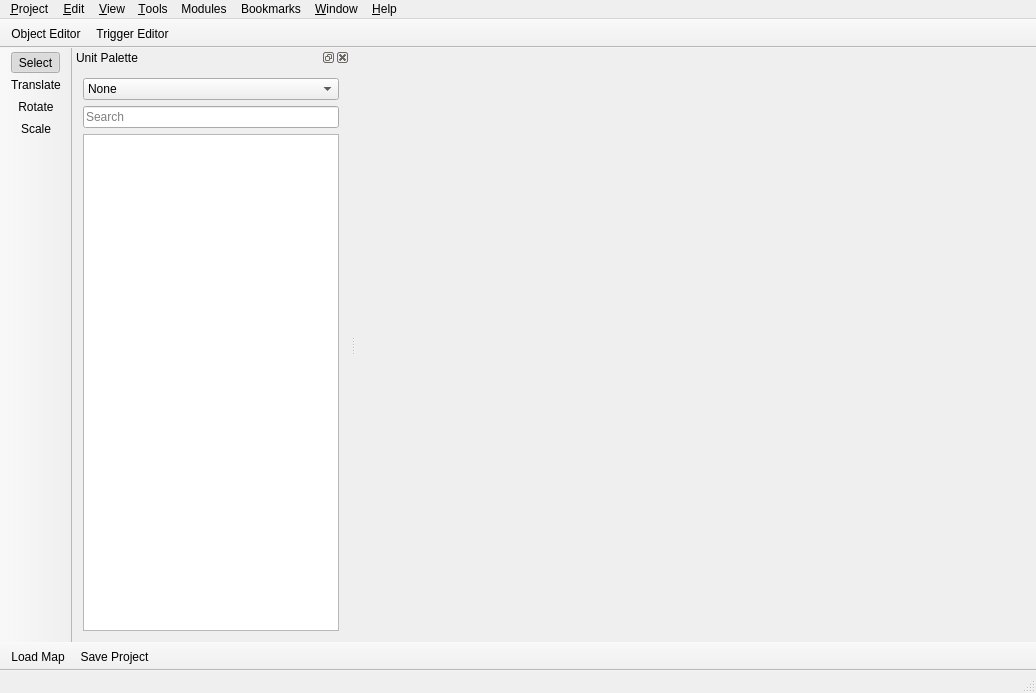
<?xml version="1.0" encoding="UTF-8"?>
<ui version="4.0">
 <class>MainWindow</class>
 <widget class="QMainWindow" name="MainWindow">
  <property name="geometry">
   <rect>
    <x>0</x>
    <y>0</y>
    <width>1036</width>
    <height>693</height>
   </rect>
  </property>
  <property name="windowTitle">
   <string>WoW++ Editor</string>
  </property>
  <property name="windowIcon">
   <iconset resource="../qrc/editor.qrc">
    <normaloff>:/ico101.ico</normaloff>:/ico101.ico</iconset>
  </property>
  <property name="styleSheet">
   <string notr="true"/>
  </property>
  <property name="iconSize">
   <size>
    <width>16</width>
    <height>16</height>
   </size>
  </property>
  <property name="tabShape">
   <enum>QTabWidget::Rounded</enum>
  </property>
  <property name="dockNestingEnabled">
   <bool>true</bool>
  </property>
  <property name="dockOptions">
   <set>QMainWindow::AllowNestedDocks|QMainWindow::AllowTabbedDocks|QMainWindow::AnimatedDocks|QMainWindow::VerticalTabs</set>
  </property>
  <property name="unifiedTitleAndToolBarOnMac">
   <bool>false</bool>
  </property>
  <widget class="QWidget" name="centralWidget">
   <layout class="QVBoxLayout" name="verticalLayout">
    <property name="leftMargin">
     <number>0</number>
    </property>
    <property name="topMargin">
     <number>0</number>
    </property>
    <property name="rightMargin">
     <number>0</number>
    </property>
    <property name="bottomMargin">
     <number>0</number>
    </property>
    <item>
     <widget class="QWidget" name="renderWidget" native="true"/>
    </item>
   </layout>
  </widget>
  <widget class="QMenuBar" name="menuBar">
   <property name="geometry">
    <rect>
     <x>0</x>
     <y>0</y>
     <width>1036</width>
     <height>21</height>
    </rect>
   </property>
   <property name="styleSheet">
    <string notr="true"/>
   </property>
   <widget class="QMenu" name="menu_Project">
    <property name="tearOffEnabled">
     <bool>false</bool>
    </property>
    <property name="title">
     <string>&amp;Project</string>
    </property>
    <property name="separatorsCollapsible">
     <bool>true</bool>
    </property>
    <addaction name="actionLoadMap"/>
    <addaction name="separator"/>
    <addaction name="actionSave"/>
    <addaction name="separator"/>
    <addaction name="separator"/>
    <addaction name="separator"/>
    <addaction name="actionExit"/>
   </widget>
   <widget class="QMenu" name="menu_Edit">
    <property name="tearOffEnabled">
     <bool>false</bool>
    </property>
    <property name="title">
     <string>&amp;Edit</string>
    </property>
    <property name="separatorsCollapsible">
     <bool>true</bool>
    </property>
    <addaction name="actionDelete"/>
   </widget>
   <widget class="QMenu" name="menu_View">
    <property name="tearOffEnabled">
     <bool>false</bool>
    </property>
    <property name="title">
     <string>&amp;View</string>
    </property>
    <addaction name="actionUnit_Palette"/>
   </widget>
   <widget class="QMenu" name="menu_Tools">
    <property name="tearOffEnabled">
     <bool>false</bool>
    </property>
    <property name="title">
     <string>&amp;Tools</string>
    </property>
    <property name="separatorsCollapsible">
     <bool>true</bool>
    </property>
    <addaction name="actionExtractDBC"/>
    <addaction name="actionBuildNav"/>
   </widget>
   <widget class="QMenu" name="menu_Help">
    <property name="tearOffEnabled">
     <bool>false</bool>
    </property>
    <property name="title">
     <string>&amp;Help</string>
    </property>
    <property name="separatorsCollapsible">
     <bool>true</bool>
    </property>
    <addaction name="actionWoW_Editor_Info"/>
   </widget>
   <widget class="QMenu" name="menu_Window">
    <property name="title">
     <string>&amp;Window</string>
    </property>
   </widget>
   <widget class="QMenu" name="menuModules">
    <property name="title">
     <string>Modules</string>
    </property>
    <addaction name="actionObjectEditor"/>
    <addaction name="actionTriggerEditor"/>
   </widget>
   <widget class="QMenu" name="menuBookmarks">
    <property name="title">
     <string>Bookmarks</string>
    </property>
    <addaction name="actionNo_bookmarks"/>
    <addaction name="separator"/>
    <addaction name="actionAdd_Bookmark"/>
    <addaction name="actionManage_Bookmarks"/>
   </widget>
   <addaction name="menu_Project"/>
   <addaction name="menu_Edit"/>
   <addaction name="menu_View"/>
   <addaction name="menu_Tools"/>
   <addaction name="menuModules"/>
   <addaction name="menuBookmarks"/>
   <addaction name="menu_Window"/>
   <addaction name="menu_Help"/>
  </widget>
  <widget class="QStatusBar" name="statusBar">
   <property name="minimumSize">
    <size>
     <width>0</width>
     <height>0</height>
    </size>
   </property>
   <property name="styleSheet">
    <string notr="true"/>
   </property>
  </widget>
  <widget class="QToolBar" name="toolBar">
   <property name="windowTitle">
    <string>toolBar</string>
   </property>
   <property name="movable">
    <bool>false</bool>
   </property>
   <property name="floatable">
    <bool>false</bool>
   </property>
   <attribute name="toolBarArea">
    <enum>TopToolBarArea</enum>
   </attribute>
   <attribute name="toolBarBreak">
    <bool>false</bool>
   </attribute>
   <addaction name="actionObjectEditor"/>
   <addaction name="actionTriggerEditor"/>
  </widget>
  <widget class="QToolBar" name="toolBar_2">
   <property name="windowTitle">
    <string>toolBar_2</string>
   </property>
   <property name="movable">
    <bool>false</bool>
   </property>
   <property name="floatable">
    <bool>false</bool>
   </property>
   <attribute name="toolBarArea">
    <enum>LeftToolBarArea</enum>
   </attribute>
   <attribute name="toolBarBreak">
    <bool>false</bool>
   </attribute>
   <addaction name="actionSelect"/>
   <addaction name="actionTranslate"/>
   <addaction name="actionRotate"/>
   <addaction name="actionScale"/>
  </widget>
  <widget class="QToolBar" name="toolBar_3">
   <property name="windowTitle">
    <string>toolBar_3</string>
   </property>
   <property name="movable">
    <bool>false</bool>
   </property>
   <property name="floatable">
    <bool>false</bool>
   </property>
   <attribute name="toolBarArea">
    <enum>BottomToolBarArea</enum>
   </attribute>
   <attribute name="toolBarBreak">
    <bool>false</bool>
   </attribute>
   <addaction name="actionLoadMap"/>
   <addaction name="actionSave"/>
  </widget>
  <widget class="QDockWidget" name="unitPalette">
   <property name="windowTitle">
    <string>Unit Palette</string>
   </property>
   <attribute name="dockWidgetArea">
    <number>1</number>
   </attribute>
   <widget class="QWidget" name="dockWidgetContents">
    <layout class="QVBoxLayout" name="verticalLayout_2">
     <item>
      <widget class="QComboBox" name="comboBox">
       <item>
        <property name="text">
         <string>None</string>
        </property>
       </item>
       <item>
        <property name="text">
         <string>Units</string>
        </property>
       </item>
       <item>
        <property name="text">
         <string>World Objects</string>
        </property>
       </item>
      </widget>
     </item>
     <item>
      <widget class="QLineEdit" name="unitPaletteFilter">
       <property name="placeholderText">
        <string>Search</string>
       </property>
       <property name="clearButtonEnabled">
        <bool>true</bool>
       </property>
      </widget>
     </item>
     <item>
      <widget class="QTreeView" name="unitPaletteView">
       <property name="alternatingRowColors">
        <bool>true</bool>
       </property>
       <property name="indentation">
        <number>0</number>
       </property>
       <property name="rootIsDecorated">
        <bool>false</bool>
       </property>
       <attribute name="headerVisible">
        <bool>false</bool>
       </attribute>
      </widget>
     </item>
    </layout>
   </widget>
  </widget>
  <action name="actionText">
   <property name="text">
    <string>Text</string>
   </property>
  </action>
  <action name="actionWoW_Editor_Info">
   <property name="text">
    <string>WoW++ Editor Info</string>
   </property>
  </action>
  <action name="actionExit">
   <property name="text">
    <string>E&amp;xit</string>
   </property>
  </action>
  <action name="actionObjectEditor">
   <property name="icon">
    <iconset resource="../qrc/editor.qrc">
     <normaloff>:/Units.png</normaloff>:/Units.png</iconset>
   </property>
   <property name="text">
    <string>Object Editor</string>
   </property>
   <property name="shortcut">
    <string>F6</string>
   </property>
  </action>
  <action name="actionSave">
   <property name="icon">
    <iconset resource="../qrc/editor.qrc">
     <normaloff>:/Save.png</normaloff>:/Save.png</iconset>
   </property>
   <property name="text">
    <string>Save Project</string>
   </property>
  </action>
  <action name="actionLoadMap">
   <property name="icon">
    <iconset resource="../qrc/editor.qrc">
     <normaloff>:/Open.png</normaloff>:/Open.png</iconset>
   </property>
   <property name="text">
    <string>Load Map</string>
   </property>
  </action>
  <action name="actionExtractDBC">
   <property name="text">
    <string>Extract DBC Files</string>
   </property>
  </action>
  <action name="actionBuildNav">
   <property name="text">
    <string>Build Navigation Mesh</string>
   </property>
  </action>
  <action name="actionTriggerEditor">
   <property name="icon">
    <iconset resource="../qrc/editor.qrc">
     <normaloff>:/Trigger.png</normaloff>:/Trigger.png</iconset>
   </property>
   <property name="text">
    <string>Trigger Editor</string>
   </property>
   <property name="toolTip">
    <string>Trigger Editor</string>
   </property>
  </action>
  <action name="actionDelete">
   <property name="text">
    <string>Remove selected object(s)</string>
   </property>
   <property name="shortcut">
    <string>Del</string>
   </property>
  </action>
  <action name="actionUnit_Palette">
   <property name="text">
    <string>Unit Palette</string>
   </property>
  </action>
  <action name="actionNo_bookmarks">
   <property name="text">
    <string>No bookmarks</string>
   </property>
  </action>
  <action name="actionAdd_Bookmark">
   <property name="text">
    <string>Add Current Location to Bookmarks</string>
   </property>
  </action>
  <action name="actionManage_Bookmarks">
   <property name="text">
    <string>Manage Bookmarks</string>
   </property>
  </action>
  <actiongroup name="Movement">
   <action name="actionSelect">
    <property name="checkable">
     <bool>true</bool>
    </property>
    <property name="checked">
     <bool>true</bool>
    </property>
    <property name="icon">
     <iconset resource="../qrc/editor.qrc">
      <normaloff>:/Select.png</normaloff>:/Select.png</iconset>
    </property>
    <property name="text">
     <string>Select</string>
    </property>
   </action>
   <action name="actionTranslate">
    <property name="checkable">
     <bool>true</bool>
    </property>
    <property name="icon">
     <iconset resource="../qrc/editor.qrc">
      <normaloff>:/transformation.png</normaloff>:/transformation.png</iconset>
    </property>
    <property name="text">
     <string>Translate</string>
    </property>
   </action>
   <action name="actionRotate">
    <property name="checkable">
     <bool>true</bool>
    </property>
    <property name="icon">
     <iconset resource="../qrc/editor.qrc">
      <normaloff>:/rotationt.png</normaloff>:/rotationt.png</iconset>
    </property>
    <property name="text">
     <string>Rotate</string>
    </property>
   </action>
   <action name="actionScale">
    <property name="checkable">
     <bool>true</bool>
    </property>
    <property name="icon">
     <iconset resource="../qrc/editor.qrc">
      <normaloff>:/Scale.png</normaloff>:/Scale.png</iconset>
    </property>
    <property name="text">
     <string>Scale</string>
    </property>
   </action>
  </actiongroup>
 </widget>
 <layoutdefault spacing="6" margin="11"/>
 <resources>
  <include location="../qrc/editor.qrc"/>
  <include location="../qrc/style.qrc"/>
 </resources>
 <connections/>
</ui>
